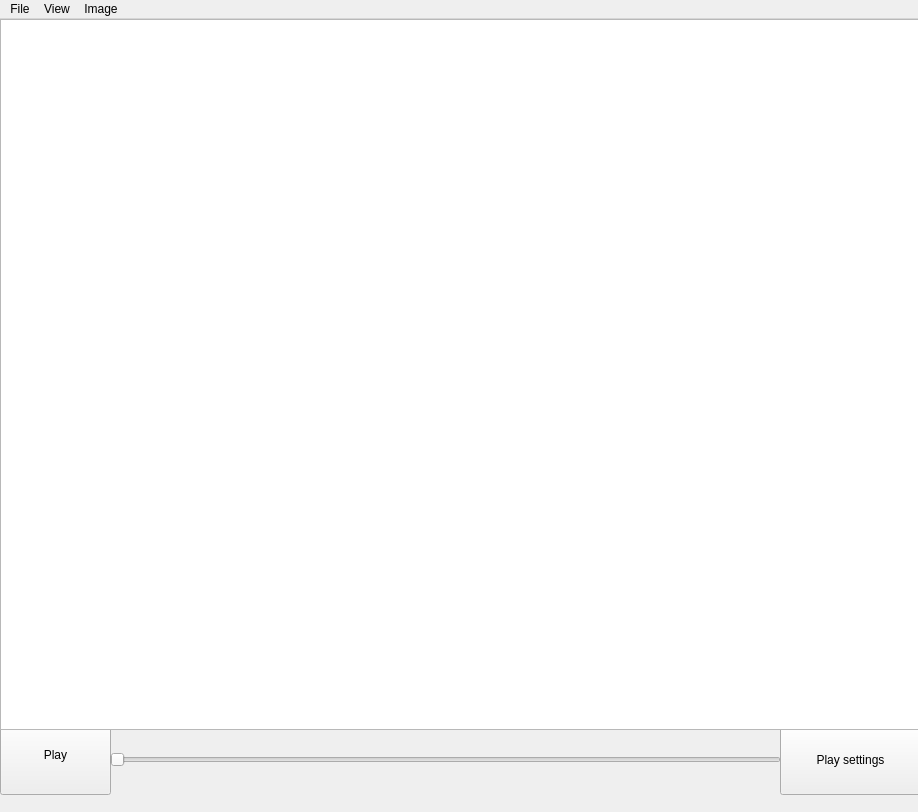
<?xml version="1.0" encoding="UTF-8"?>
<ui version="4.0">
 <class>Viewer</class>
 <widget class="QMainWindow" name="Viewer">
  <property name="geometry">
   <rect>
    <x>0</x>
    <y>0</y>
    <width>918</width>
    <height>812</height>
   </rect>
  </property>
  <property name="windowTitle">
   <string>MainWindow</string>
  </property>
  <widget class="QWidget" name="centralwidget">
   <widget class="QPushButton" name="playBttn">
    <property name="geometry">
     <rect>
      <x>0</x>
      <y>695</y>
      <width>111</width>
      <height>81</height>
     </rect>
    </property>
    <property name="text">
     <string>Play</string>
    </property>
   </widget>
   <widget class="QSlider" name="tiffScrub">
    <property name="geometry">
     <rect>
      <x>110</x>
      <y>700</y>
      <width>671</width>
      <height>81</height>
     </rect>
    </property>
    <property name="orientation">
     <enum>Qt::Horizontal</enum>
    </property>
   </widget>
   <widget class="QPushButton" name="settingBttn">
    <property name="geometry">
     <rect>
      <x>780</x>
      <y>705</y>
      <width>141</width>
      <height>71</height>
     </rect>
    </property>
    <property name="text">
     <string>Play settings</string>
    </property>
   </widget>
   <widget class="QGraphicsView" name="tiffDisplay">
    <property name="geometry">
     <rect>
      <x>0</x>
      <y>0</y>
      <width>921</width>
      <height>711</height>
     </rect>
    </property>
   </widget>
  </widget>
  <widget class="QMenuBar" name="menubar">
   <property name="geometry">
    <rect>
     <x>0</x>
     <y>0</y>
     <width>918</width>
     <height>38</height>
    </rect>
   </property>
   <widget class="QMenu" name="menuFile">
    <property name="title">
     <string>File</string>
    </property>
    <addaction name="actionOpen"/>
    <addaction name="actionSave_as"/>
    <addaction name="actionClose"/>
   </widget>
   <widget class="QMenu" name="menuView">
    <property name="title">
     <string>View</string>
    </property>
    <addaction name="actionColor"/>
   </widget>
   <widget class="QMenu" name="menuImage">
    <property name="title">
     <string>Image</string>
    </property>
    <addaction name="actionTransform"/>
    <addaction name="actionHyperStacks"/>
   </widget>
   <addaction name="menuFile"/>
   <addaction name="menuView"/>
   <addaction name="menuImage"/>
  </widget>
  <action name="actionOpen">
   <property name="text">
    <string>Open...</string>
   </property>
  </action>
  <action name="actionSave_as">
   <property name="text">
    <string>Save as...</string>
   </property>
  </action>
  <action name="actionClose">
   <property name="text">
    <string>Close</string>
   </property>
  </action>
  <action name="actionZoom">
   <property name="text">
    <string>Zoom</string>
   </property>
   <property name="priority">
    <enum>QAction::LowPriority</enum>
   </property>
  </action>
  <action name="actionColor">
   <property name="text">
    <string>Color?</string>
   </property>
  </action>
  <action name="actionTransform">
   <property name="text">
    <string>Transform</string>
   </property>
  </action>
  <action name="actionHyperStacks">
   <property name="text">
    <string>Hyperstacks</string>
   </property>
  </action>
 </widget>
 <resources/>
 <connections/>
</ui>
